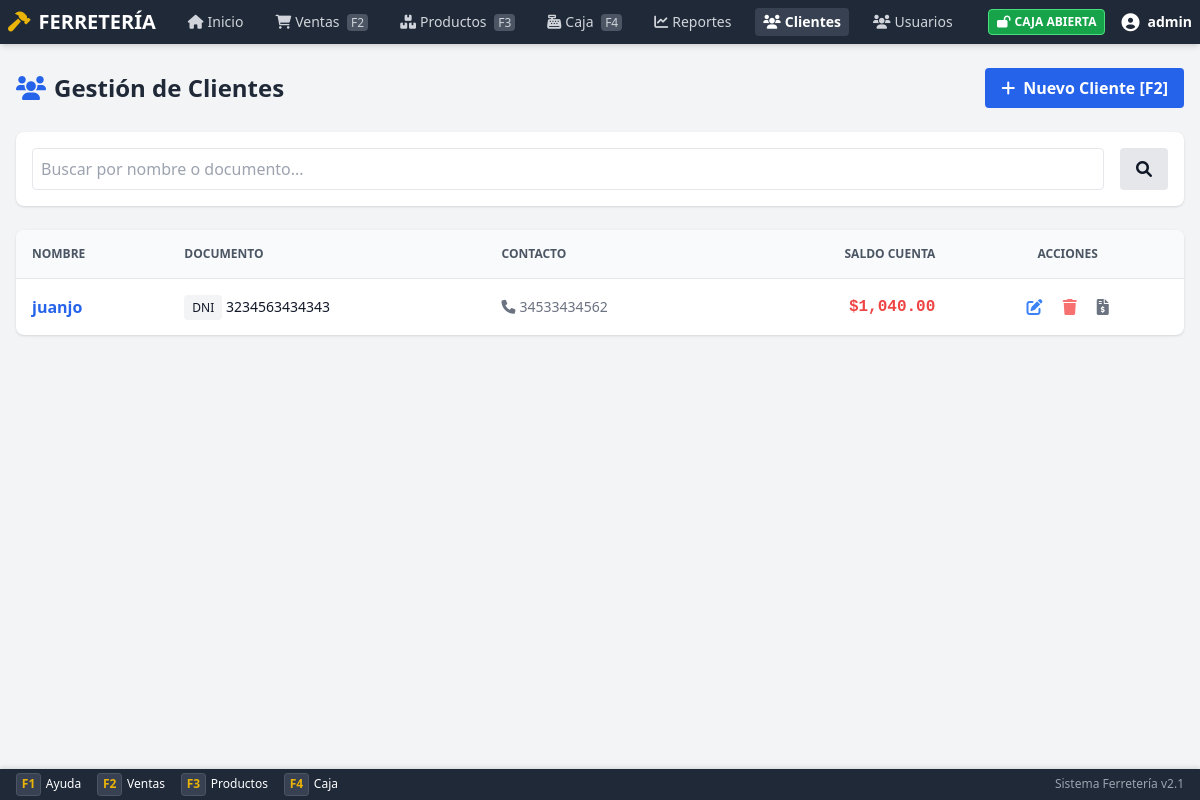
The page /public/clients.php (signed in) on the database as committed earlier.
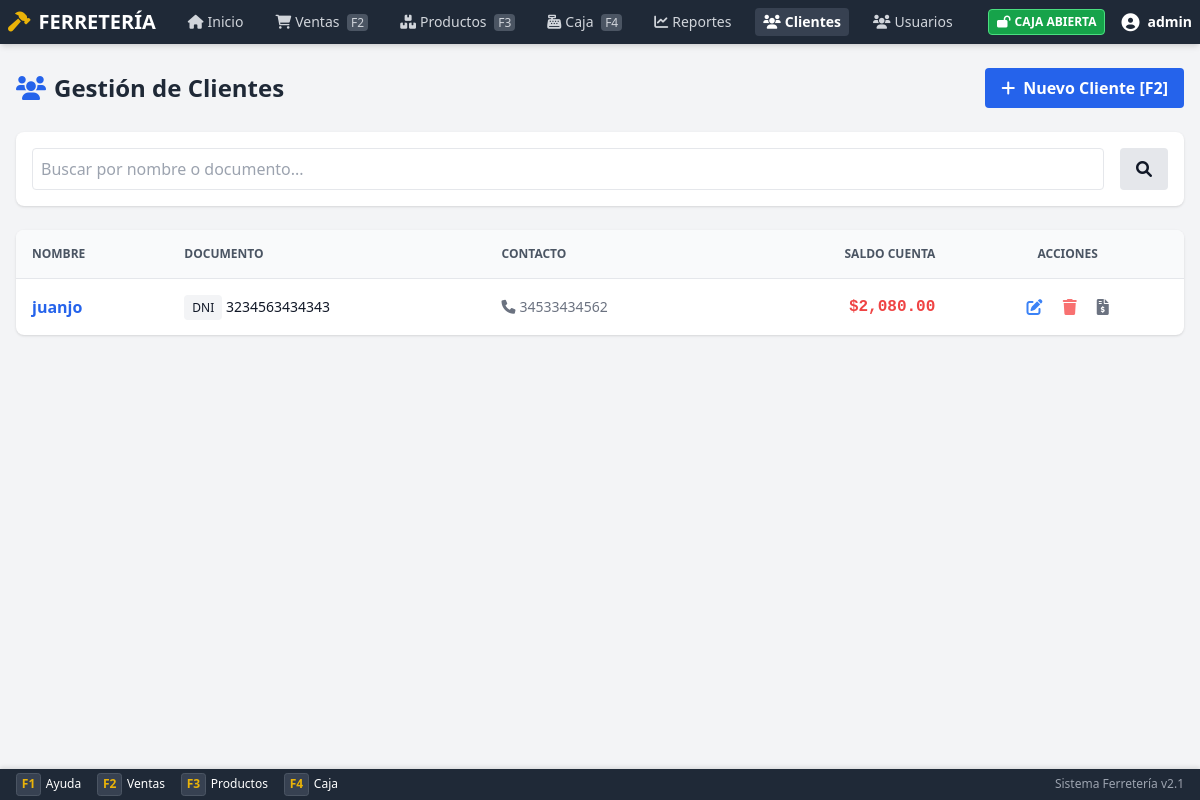
The same page on the database as committed later.
### tables this page shows
CREATE TABLE `clientes` (
  `id` int(11) NOT NULL,
  `nombre` varchar(150) NOT NULL,
  `documento` varchar(20) DEFAULT NULL,
  `tipo_documento` enum('DNI','CUIT','CUIL','Pasaporte') DEFAULT 'DNI',
  `telefono` varchar(50) DEFAULT NULL,
  `email` varchar(100) DEFAULT NULL,
  `direccion` text DEFAULT NULL,
  `ciudad` varchar(100) DEFAULT NULL,
  `provincia` varchar(100) DEFAULT NULL,
  `codigo_postal` varchar(20) DEFAULT NULL,
  `saldo_cuenta_corriente` decimal(10,2) DEFAULT 0.00,
  `limite_credito` decimal(10,2) DEFAULT 0.00,
  `notas` text DEFAULT NULL,
  `activo` tinyint(1) DEFAULT 1,
  `created_at` timestamp NOT NULL DEFAULT current_timestamp(),
  `updated_at` timestamp NOT NULL DEFAULT current_timestamp() ON UPDATE current_timestamp()
);

### app/Core/Database.php (called while the page is built, shortened)
<?php
class Database
{
    private static $instance = null;
    private $pdo;
    private function __construct()
    {
        try {
            $dsn = sprintf(
                "mysql:host=%s;dbname=%s;charset=%s",
                DB_HOST,
                DB_NAME,
                DB_CHARSET
            );
            $options = [
                PDO::ATTR_ERRMODE => PDO::ERRMODE_EXCEPTION,
                PDO::ATTR_DEFAULT_FETCH_MODE => PDO::FETCH_ASSOC,
                PDO::ATTR_EMULATE_PREPARES => false,
                PDO::MYSQL_ATTR_INIT_COMMAND => "SET NAMES " . DB_CHARSET
            ];
            $this->pdo = new PDO($dsn, DB_USER, DB_PASS, $options);
        } catch (PDOException $e) {
            Logger::error('Database connection failed', [
                'error' => $e->getMessage()
            ]);
            die('Error de conexión a la base de datos. Por favor contacte al administrador.');
        }
    }
    public static function getInstance()
    {
        if (self::$instance === null) {
            self::$instance = new self();
        }
        return self::$instance;
    }
    public function query($sql, $params = [])
    {
        try {
            $stmt = $this->pdo->prepare($sql);
            $stmt->execute($params);
            return $stmt;
        } catch (PDOException $e) {
            Logger::error('Database query failed', [
                'sql' => $sql,
                'error' => $e->getMessage()
            ]);
            throw $e;
        }
    }
    public function fetchAll($sql, $params = [])
    {
        $stmt = $this->query($sql, $params);
        return $stmt->fetchAll();
    }
}

### app/helpers.php (called while the page is built, shortened)
<?php
if (!function_exists('checkAdmin')) {
    function checkAdmin()
    {
        return isset($_SESSION['role']) && $_SESSION['role'] === 'admin';
    }
}

### public/clients.php (the view, shortened to what the changed rows need)
<?php
$db = Database::getInstance();
$sql = "SELECT * FROM clientes WHERE activo = 1";
$params = [];
$sql .= " ORDER BY nombre LIMIT 50";
$clientes = $db->fetchAll($sql, $params);
?>
<!DOCTYPE html>
<html lang="es">
<head>
    <script src="assets/js/tailwindcss.js"></script>
    <link href="assets/css/fontawesome.min.css" rel="stylesheet">
</head>
<body class="bg-gray-100 flex flex-col min-h-screen pb-10">
    <?php include __DIR__ . '/../includes/nav.php'; ?>
    <div class="max-w-7xl mx-auto px-4 py-6 w-full flex-1">
        <div class="flex justify-between items-center mb-6">
            <h1 class="text-2xl font-bold text-gray-800"><i class="fas fa-users mr-2 text-blue-600"></i>Gestión de Clientes</h1>
        </div>
        <div class="bg-white rounded-lg shadow overflow-hidden">
            <table class="w-full text-left border-collapse">
                <thead class="bg-gray-50 text-gray-600 uppercase text-xs">
                    <tr>
                        <th class="p-4 border-b">Nombre</th>
                        <th class="p-4 border-b">Documento</th>
                        <th class="p-4 border-b">Contacto</th>
                        <th class="p-4 border-b text-right">Saldo Cuenta</th>
                        <th class="p-4 border-b text-center">Acciones</th>
                    </tr>
                </thead>
                <tbody class="divide-y divide-gray-100">
                    <?php foreach ($clientes as $c): ?>
                        <tr class="hover:bg-gray-50">
                            <td class="p-4 font-bold text-gray-700">
                                <a href="client_details.php?id=<?php echo $c['id']; ?>" class="text-blue-600 hover:underline">
                                    <?php echo htmlspecialchars($c['nombre']); ?>
                                </a>
                            </td>
                            <td class="p-4 text-sm">
                                <span class="bg-gray-100 px-2 py-1 rounded text-xs"><?php echo $c['tipo_documento']; ?></span>
                                <?php echo htmlspecialchars($c['documento']); ?>
                            </td>
                            <td class="p-4 text-sm text-gray-500">
                                <?php if ($c['telefono']): ?>
                                    <div><i class="fas fa-phone mr-1"></i><?php echo htmlspecialchars($c['telefono']); ?></div>
                                <?php endif; ?>
                            </td>
                            <td class="p-4 text-right font-mono font-bold <?php echo $c['saldo_cuenta_corriente'] > 0 ? 'text-red-500' : 'text-green-500'; ?>">
                                $<?php echo number_format($c['saldo_cuenta_corriente'], 2); ?>
                            </td>
                            <td class="p-4 text-center">
                                <button onclick='editClient(<?php echo json_encode($c); ?>)' class="text-blue-500 hover:text-blue-700 mx-2" title="Editar">
                                    <i class="fas fa-edit"></i>
                                </button>
                                <?php if (checkAdmin()): ?>
                                    <button onclick="deleteClient(<?php echo $c['id']; ?>)" class="text-red-400 hover:text-red-600 mx-2" title="Eliminar">
                                        <i class="fas fa-trash"></i>
                                    </button>
                                <?php endif; ?>
                                <a href="client_details.php?id=<?php echo $c['id']; ?>" class="text-gray-500 hover:text-gray-700 mx-2" title="Ver Cuenta">
                                    <i class="fas fa-file-invoice-dollar"></i>
                                </a>
                            </td>
                        </tr>
                    <?php endforeach; ?>
                </tbody>
            </table>
        </div>
    </div>
</body>
</html>

Rows that differ between the two databases and show on the page:
changed clientes "juanjo": saldo_cuenta_corriente "1,040.00" → "2,080.00"
